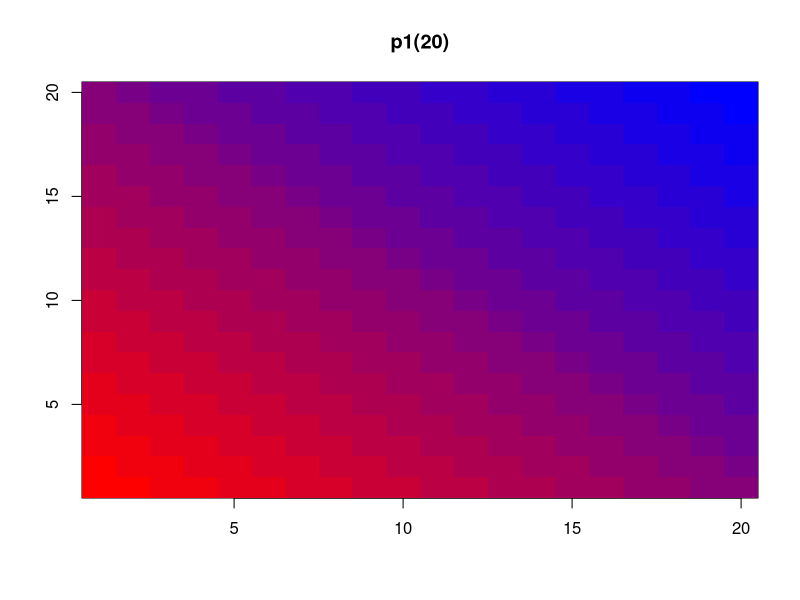
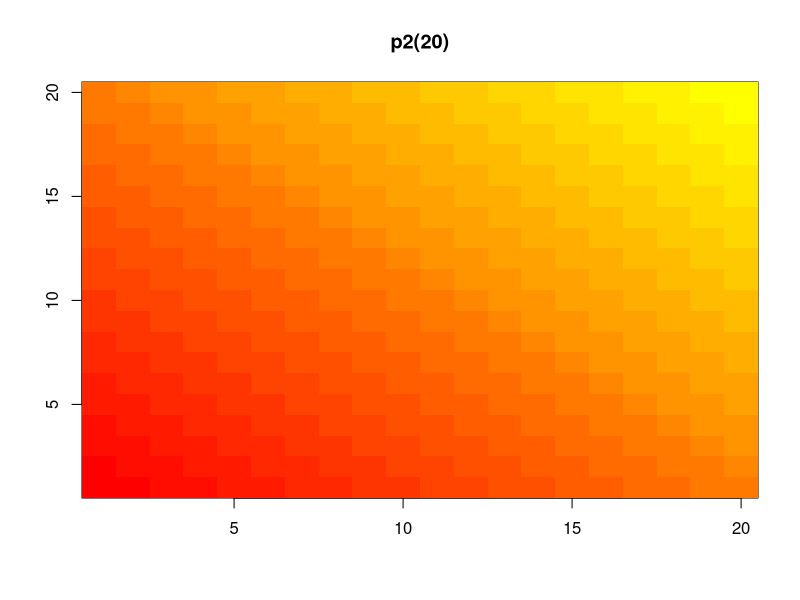

These figures' R source, in order: (Note: this script raises an error after producing the figures.)
library(grDevices)


# colorRamp ---------------------------------------------------------------


#colors() lists the names  of 657 predefined colors
sample(colors(),10)

#colorRamp, takes a palette of colors (the arguments) and returns a function that takes values
# between 0 and 1 as arguments

pal <- colorRamp(c("red","blue"))
# We don't see any output, but R has created the function pal which we can call with a single argument between 0
# and 1. Call pal now with the argument 0.

pal(0)
#         R    G    B
#      [,1] [,2] [,3]
# [1,]  255    0    0

pal(1)
#      [,1] [,2] [,3]
# [1,]    0    0  255

pal(0.5)
#       [,1] [,2]  [,3]
# [1,] 127.5    0 127.5

pal(seq(0,1,len=6))
#      [,1] [,2] [,3]
# [1,]  255    0    0
# [2,]  204    0   51
# [3,]  153    0  102
# [4,]  102    0  153
# [5,]   51    0  204
# [6,]    0    0  255


# colorRampPalette --------------------------------------------------------

p1 <- colorRampPalette(c("red","blue"))

p1(2)
# [1] "#FF0000" "#0000FF"

p1(6)
# [1] "#FF0000" "#CC0033" "#990066" "#650099" "#3200CC" "#0000FF"

p2 <- colorRampPalette(c("red","yellow"))

# 10-long vector. For each element, the red component is fixed at FF, and the green component
#  grows from 00 (at the first element) to FF (at the last).
p2(2)
# [1] "#FF0000" "#FF1C00" "#FF3800" "#FF5500" "#FF7100" "#FF8D00" "#FFAA00" "#FFC600" "#FFE200" "#FFFF00"

showMe <- function(cv){
  myarg <- deparse(substitute(cv))
  z<- outer( 1:20,1:20, "+")
  obj<- list( x=1:20,y=1:20,z=z )
  image(obj, col=cv, main=myarg  )
}

showMe(p1(20))
showMe(p2(20))

p3 <- colorRampPalette(c("blue","green"), alpha=.5)
p3(5)


# RColorBrewer ------------------------------------------------------------
cols <- brewer.pal(3, "BuGn")
showMe(cols)
pal <- colorRampPalette(cols)
# The call showMe(pal(3)) would be identical to the showMe(cols) call. So use showMe to look at pal(20).
showMe(pal(20))
library(datasets)
image(volcano, col = pal(20))
image(volcano, col = p1(20))

